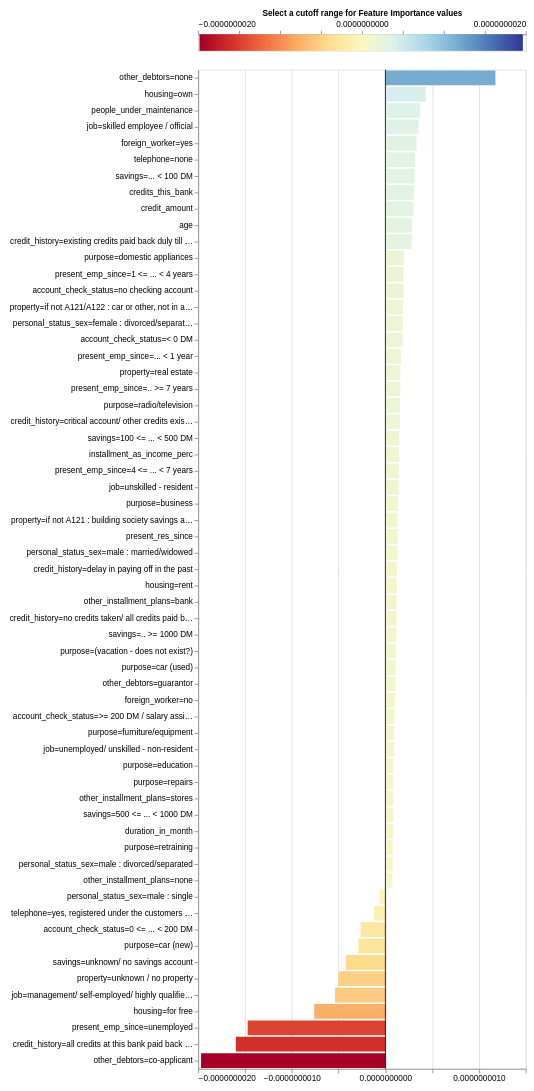

The cell this chart's notebook holds for it:
### Code cell
lime_exp.plot_features_importance()

### Figure 1 — Vega-Lite specification as saved in the notebook (floating-point values rounded to 4 significant figures; data arrays with more than 128 entries replaced by an {"elided": "..."} marker saying what was removed)
{"config": {"view": {"continuousWidth": 400, "continuousHeight": 300}, "axis": {"labelFontSize": 10, "labelLimit": 225.0}}, "vconcat": [{"layer": [{"data": {"name": "data-e7e684012be409a8ea50b8a60bed64c1"}, "mark": {"type": "rule", "strokeWidth": 3}, "encoding": {"color": {"field": "xValue", "legend": null, "scale": {"domain": [-1.969e-09, 1.969e-09], "domainMid": 0, "scheme": "redyellowblue"}, "type": "quantitative"}, "x": {"axis": {"orient": "top", "titleFontSize": 10}, "field": "xValue", "title": "Select a cutoff range for Feature Importance values ", "type": "quantitative"}}}, {"data": {"name": "data-c7bc3ae69e1253e8223f70a11d04b99d"}, "mark": {"type": "rect", "color": "black", "height": 20, "opacity": 0.4, "tooltip": true}, "encoding": {"x": {"field": "x_min", "type": "quantitative"}, "x2": {"field": "x_max"}, "y": {"axis": null, "field": "y", "type": "quantitative"}}, "selection": {"Cutter": {"type": "single", "fields": ["cutoff"], "bind": {"input": "range", "max": 1.969e-09, "min": 0, "name": "Importance cutoff value (±) ", "step": 3.938e-11}, "init": {"cutoff": 0.0}}}, "transform": [{"calculate": "(-Cutter.cutoff)", "as": "x_min"}, {"calculate": "Cutter.cutoff", "as": "x_max"}]}], "height": 20}, {"layer": [{"data": {"name": "data-c922cf7949e3072e8e28b67df8fb69ef"}, "mark": "bar", "encoding": {"color": {"field": "value", "legend": null, "scale": {"domain": [-1.969e-09, 1.969e-09], "domainMid": 0, "scheme": "blueorange"}, "type": "quantitative"}, "tooltip": [{"field": "name", "title": "Feature", "type": "nominal"}, {"field": "value", "title": "Importance", "type": "quantitative"}], "x": {"field": "value", "title": null, "type": "quantitative"}, "y": {"field": "name", "sort": {"field": "value", "op": "mean", "order": "descending"}, "title": null, "type": "nominal"}}, "selection": {"Cutter": {"type": "single", "fields": ["cutoff"], "bind": {"input": "range", "max": 1.969e-09, "min": 0, "name": "Importance cutoff value (±) ", "step": 3.938e-11}, "init": {"cutoff": 0.0}}}, "transform": [{"filter": "((datum.value > Cutter.cutoff) || (datum.value < (-Cutter.cutoff)))"}]}, {"data": {"name": "data-9c00aa9dc2b1c1a0b4bf9b34ead12925"}, "mark": "rule", "encoding": {"x": {"field": "x", "type": "quantitative"}}}]}], "padding": 10, "$schema": "https://vega.github.io/schema/vega-lite/v4.17.0.json", "datasets": {"data-e7e684012be409a8ea50b8a60bed64c1": {"elided": "200 records"}, "data-c7bc3ae69e1253e8223f70a11d04b99d": [{"y": 0, "x": -0.5, "x2": 0.5}], "data-c922cf7949e3072e8e28b67df8fb69ef": [{"name": "other_debtors=co-applicant", "value": -1.969e-09}, {"name": "credit_history=all credits at this bank paid back duly", "value": -1.598e-09}, {"name": "present_emp_since=unemployed", "value": -1.471e-09}, {"name": "other_debtors=none", "value": 1.175e-09}, {"name": "housing=for free", "value": -7.605e-10}, {"name": "job=management/ self-employed/ highly qualified employee/ officer", "value": -5.389e-10}, {"name": "property=unknown / no property", "value": -5.031e-10}, {"name": "housing=own", "value": 4.316e-10}, {"name": "savings=unknown/ no savings account", "value": -4.219e-10}, {"name": "people_under_maintenance", "value": 3.715e-10}, {"name": "job=skilled employee / official", "value": 3.534e-10}, {"name": "foreign_worker=yes", "value": 3.338e-10}, {"name": "telephone=none", "value": 3.138e-10}, {"name": "savings=... < 100 DM", "value": 3.114e-10}, {"name": "credits_this_bank", "value": 3.058e-10}, {"name": "credit_amount", "value": 2.998e-10}, {"name": "purpose=car (new)", "value": -2.879e-10}, {"name": "age", "value": 2.834e-10}, {"name": "credit_history=existing credits paid back duly till now", "value": 2.816e-10}, {"name": "account_check_status=0 <= ... < 200 DM", "value": -2.649e-10}, {"name": "purpose=domestic appliances", "value": 1.958e-10}, {"name": "present_emp_since=1 <= ... < 4 years", "value": 1.946e-10}, {"name": "account_check_status=no checking account", "value": 1.94e-10}, {"name": "property=if not A121/A122 : car or other, not in attribute 6", "value": 1.897e-10}, {"name": "personal_status_sex=female : divorced/separated/married", "value": 1.892e-10}, {"name": "account_check_status=< 0 DM", "value": 1.844e-10}, {"name": "present_emp_since=... < 1 year ", "value": 1.653e-10}, {"name": "property=real estate", "value": 1.599e-10}, {"name": "present_emp_since=.. >= 7 years", "value": 1.592e-10}, {"name": "purpose=radio/television", "value": 1.571e-10}, {"name": "credit_history=critical account/ other credits existing (not at this bank)", "value": 1.546e-10}, {"name": "savings=100 <= ... < 500 DM", "value": 1.481e-10}, {"name": "installment_as_income_perc", "value": 1.465e-10}, {"name": "present_emp_since=4 <= ... < 7 years", "value": 1.428e-10}, {"name": "job=unskilled - resident", "value": 1.418e-10}, {"name": "purpose=business", "value": 1.329e-10}, {"name": "property=if not A121 : building society savings agreement/ life insurance", "value": 1.315e-10}, {"name": "present_res_since", "value": 1.309e-10}, {"name": "personal_status_sex=male : married/widowed", "value": 1.294e-10}, {"name": "telephone=yes, registered under the customers name ", "value": -1.23e-10}, {"name": "credit_history=delay in paying off in the past", "value": 1.221e-10}, {"name": "housing=rent", "value": 1.217e-10}, {"name": "other_installment_plans=bank", "value": 1.198e-10}, {"name": "credit_history=no credits taken/ all credits paid back duly", "value": 1.195e-10}, {"name": "savings=.. >= 1000 DM ", "value": 1.185e-10}, {"name": "purpose=(vacation - does not exist?)", "value": 1.134e-10}, {"name": "purpose=car (used)", "value": 1.106e-10}, {"name": "other_debtors=guarantor", "value": 1.083e-10}, {"name": "foreign_worker=no", "value": 1.029e-10}, {"name": "account_check_status=>= 200 DM / salary assignments for at least 1 year", "value": 9.913e-11}, {"name": "purpose=furniture/equipment", "value": 9.718e-11}, {"name": "job=unemployed/ unskilled - non-resident", "value": 9.702e-11}, {"name": "purpose=education", "value": 8.883e-11}, {"name": "purpose=repairs", "value": 8.797e-11}, {"name": "other_installment_plans=stores", "value": 8.78e-11}, {"name": "savings=500 <= ... < 1000 DM ", "value": 8.71e-11}, {"name": "duration_in_month", "value": 8.632e-11}, {"name": "purpose=retraining", "value": 7.847e-11}, {"name": "personal_status_sex=male : divorced/separated", "value": 7.846e-11}, {"name": "other_installment_plans=none", "value": 7.425e-11}, {"name": "personal_status_sex=male : single", "value": -6.492e-11}], "data-9c00aa9dc2b1c1a0b4bf9b34ead12925": [{"x": 0}]}}
